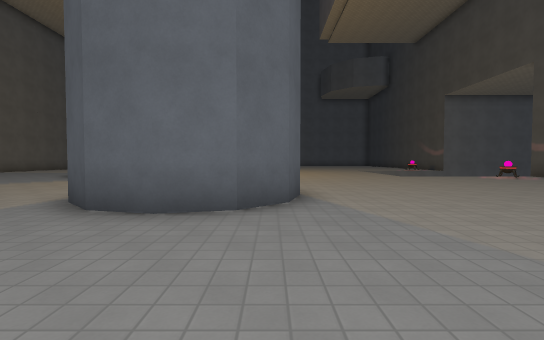
[1] (above)

24 first-person views from a walk through a level from a Godot 3-D game. The camera is 1.3 m above the floor, tilts 2° down and sees 85° across. The floor is counted in squares, 1.95 m on a side. Each view is taken from the middle of a square. On the plan, view 1 faces up. The plan holds only what a view shows up to about 10 squares ahead; the rest is blank. The place goes on beyond the plan. Surface patterns are stand-ins for the level's own textures.

[2]
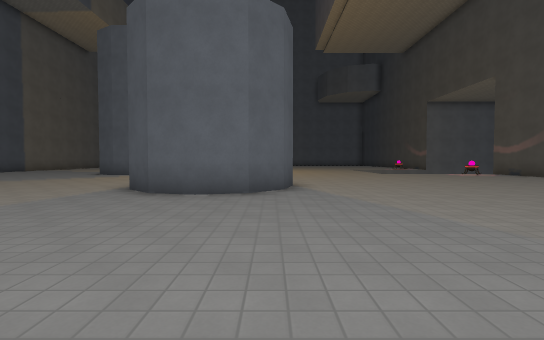

[3]
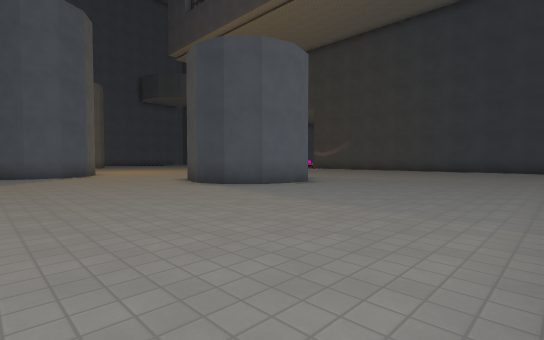

[4]
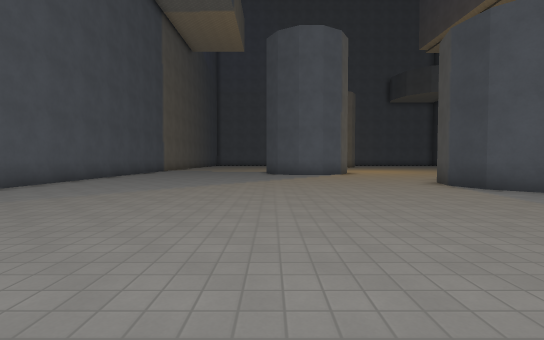

[5]
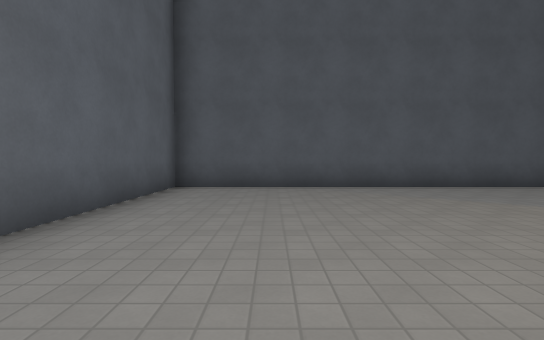

[6]
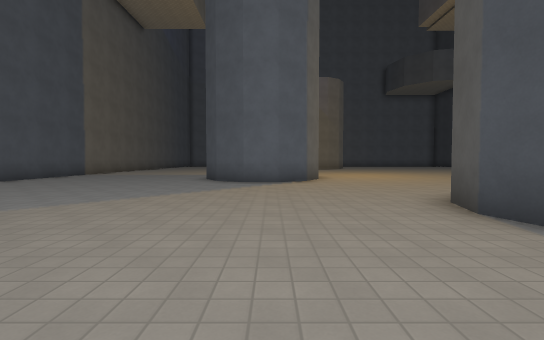

[7]
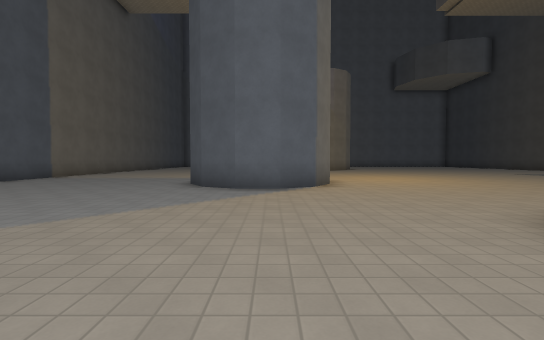

[8]
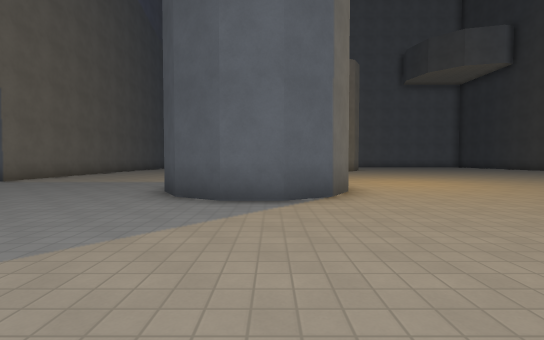

[9]
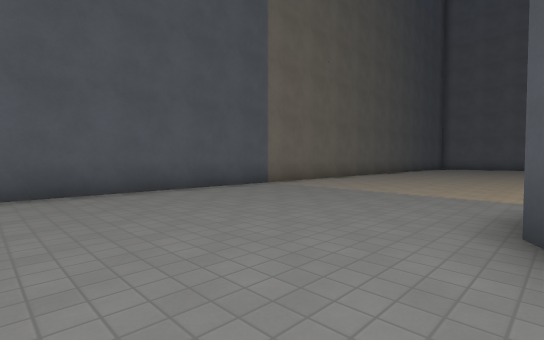

[10]
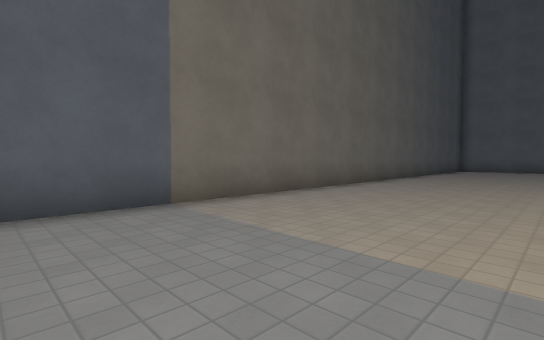

[11]
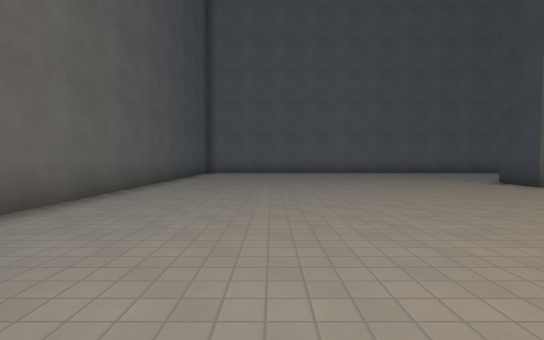

[12]
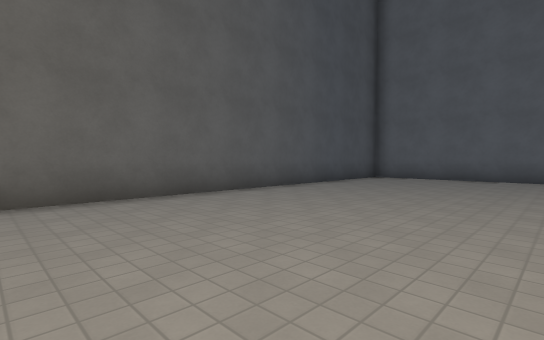

[13]
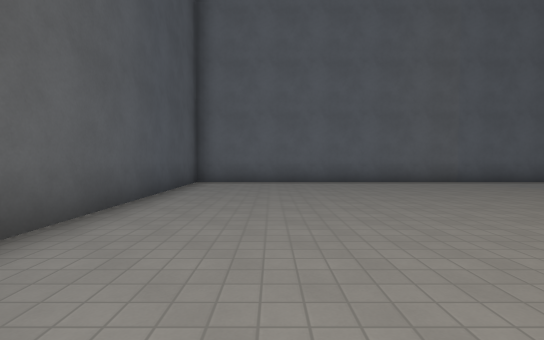

[14]
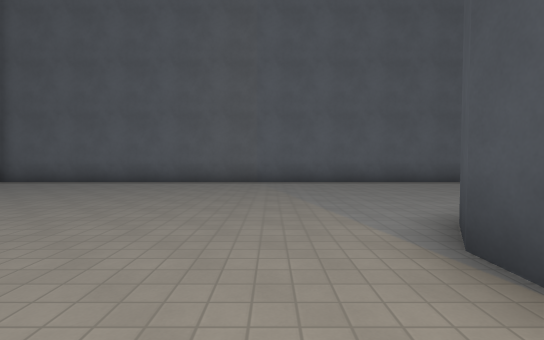

[15]
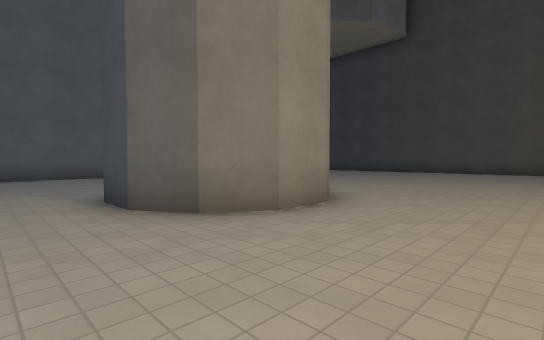

[16]
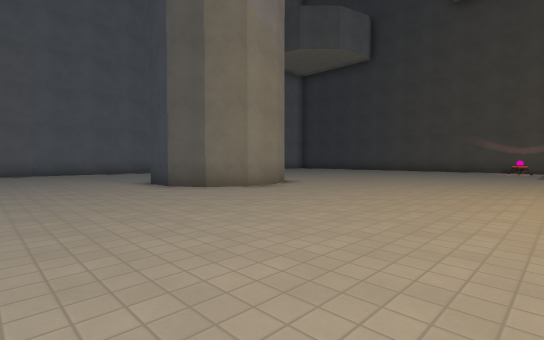

[17]
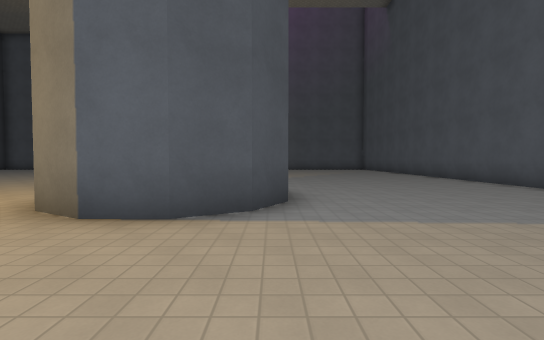

[18]
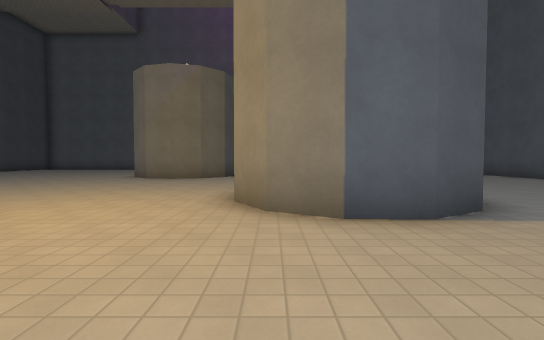

[19]
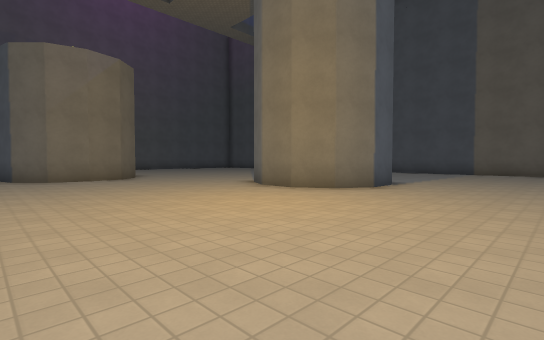

[20]
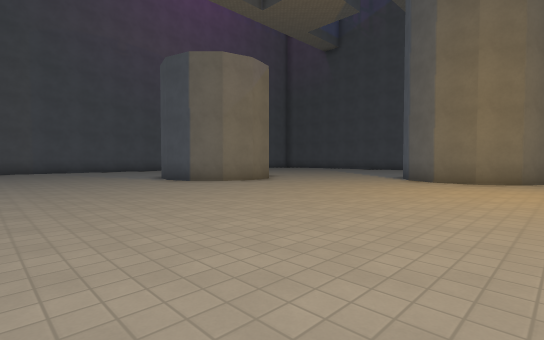

[21]
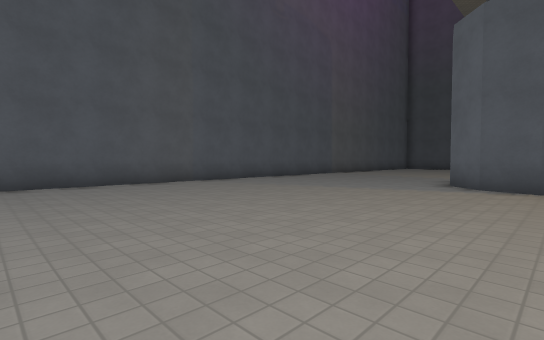

[22]
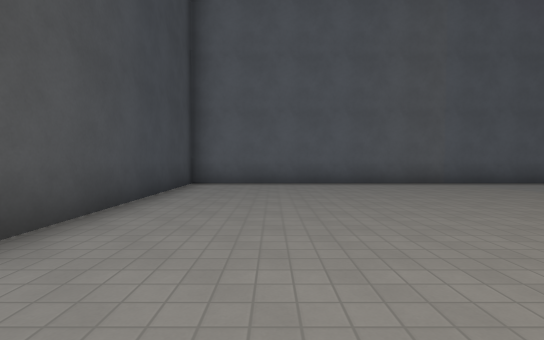

[23]
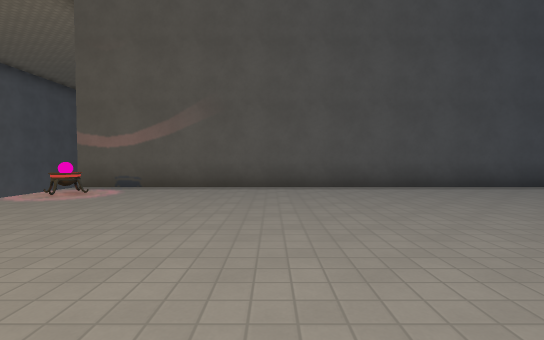

[24]
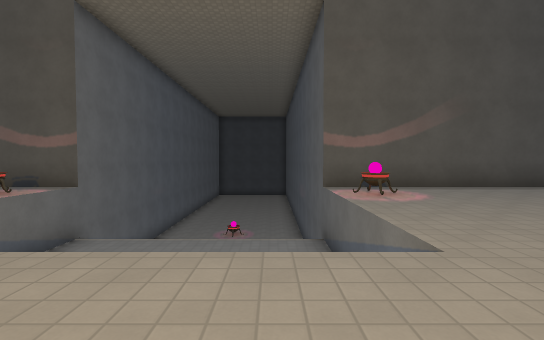

### Floor plan
Points are (right, up) in squares from view 1. A wall is a line through its corners. A room is listed if a view was taken in it or the views show most of it. See-through windows are left out.
Room 1 (views 1, 2, 3, 4, 5, 6, 7, 8, 9, 10, 11, 12, 13, 14, 15, 16, 17, 18, 19, 20, 21, 22, 23, 24)
walls: (-8.3, 13.2) (-7.7, 14.2) (-6.8, 14.7) (-5.8, 14.7) (-4.9, 14.2) (-4.4, 13.3) (-4.4, 12.2) (-4.9, 11.3) (-5.8, 10.8) (-6.8, 10.8) (-7.7, 11.3) (-8.3, 12.3); (-2.6, 7.4) (-1.5, 7.6) (-0.5, 7.4) (0.3, 6.6) (0.5, 5.6) (0.3, 4.6) (-0.5, 3.9) (-1.5, 3.6) (-2.5, 3.9) (-3.2, 4.6) (-3.5, 5.6) (-3.2, 6.7); (-1.2, 23.2) (-2.1, 22.7) (-3.2, 22.7) (-4.1, 23.2) (-4.6, 24.1) (-4.6, 25.1) (-4.1, 26); (13, 17.7) (10.2, 17.7) (10.2, 19.8); (-0.2, 31.9) (-14.2, 31.9) (-14.2, -2.4) (-9.5, -2.4); (0.3, -2.4) (10.2, -2.4) (10.2, 11.5)

Positions as (right, up) in squares from view 1, and headings:
1: (0, 0), facing up
2: (0, -2), facing up
3: (-8, -2), facing up-right
4: (-8, -2), facing up
5: (-7, 0), facing left
6: (-6, 2), facing up
7: (-6, 4), facing up
8: (-6, 6), facing up
9: (-8, 9), facing up-left
10: (-10, 13), facing up-left
11: (-11, 17), facing up
12: (-9, 21), facing up-left
13: (-12, 23), facing up
14: (-6, 23), facing up
15: (-6, 20), facing up-right
16: (-8, 17), facing up-right
17: (-8, 18), facing down
18: (-5, 18), facing down
19: (1, 18), facing down-left
20: (5, 15), facing down-left
21: (8, 6), facing down-left
22: (8, 6), facing down
23: (3, 7), facing right
24: (3, 13), facing right
